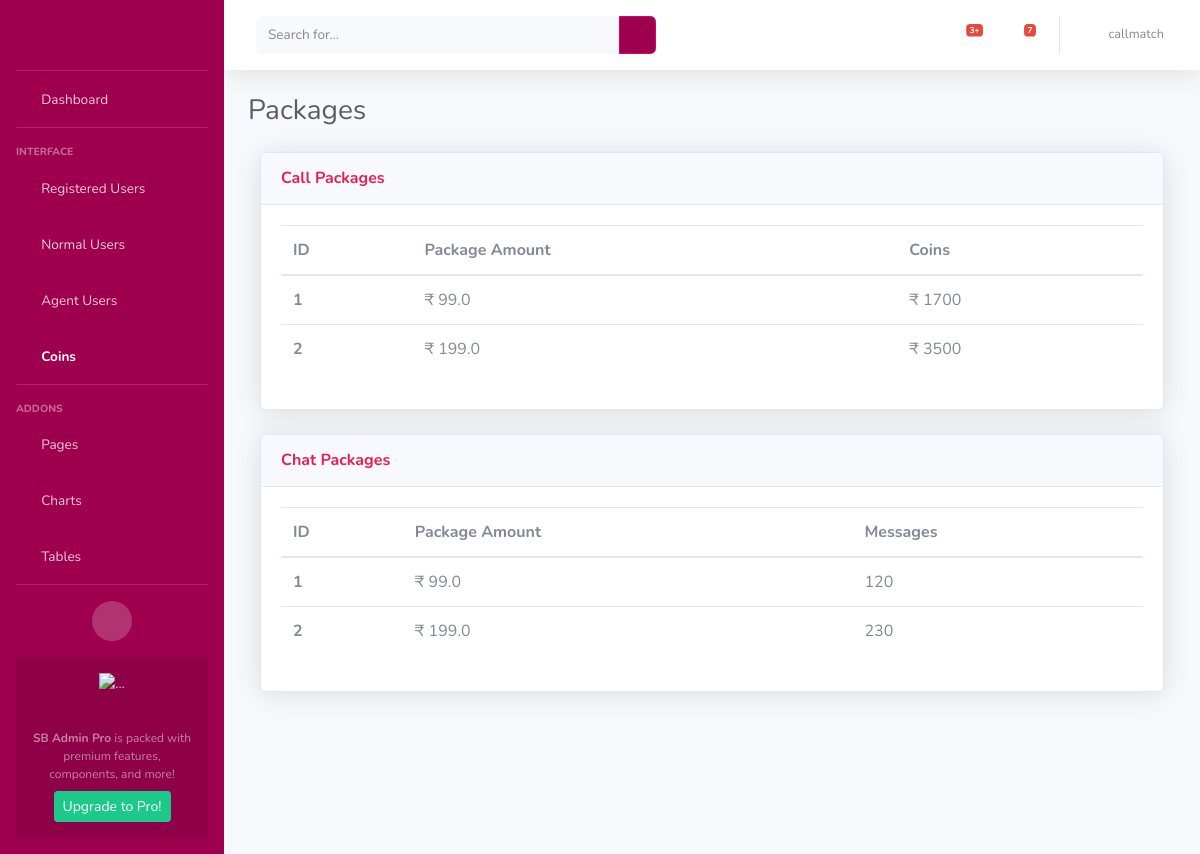
The app's page /coin_package (signed in) with its own data.
### AdminApp/models.py (models this page shows)
class CoinPackageModel(models.Model):
    coin_id = models.AutoField(primary_key = True)
    package_price = models.FloatField()
    total_coins = models.IntegerField()

class ChatPackageModel(models.Model):
    chat_id = models.AutoField(primary_key = True)
    package_price = models.FloatField()
    message_count = models.IntegerField()

### AdminApp/views.py (the view)
# urls.py: path('coin_package', views.coin_package, name='coin_package'),
def coin_package(request):
    username = request.session.get('user', None)
    if username is None:
        return redirect('/login')
    coins = CoinPackageModel.objects.all()
    chats = ChatPackageModel.objects.all()
    return render(request, 'coin_package.html', {'coins': coins,'chats': chats, 'username': username})

### templates/coin_package.html (shortened to what this page needs)
<!DOCTYPE html>
<html lang="en">
<head>
    {% load static %}
    <link href="{% static 'vendor/fontawesome-free/css/all.min.css' %}" rel="stylesheet" type="text/css">
    <link href="{% static 'css/sb-admin-2.min.css' %}" rel="stylesheet">
</head>
<body id="page-top">
    <div id="wrapper">
        <ul class="navbar-nav bg-gradient-primary sidebar sidebar-dark accordion" id="accordionSidebar">
            <a class="sidebar-brand d-flex align-items-center justify-content-center" href="{% url 'home' %}">
                <div class="logo" style="background-image: url({% static 'img/call-match.png' %});"></div>
            </a>
            <hr class="sidebar-divider my-0">
            <li class="nav-item ">
                <a class="nav-link" href="{% url 'home' %}">
                    <i class="fas fa-fw fa-tachometer-alt"></i>
                    <span>Dashboard</span></a>
            </li>
            <hr class="sidebar-divider">
            <div class="sidebar-heading">
                Interface
            </div>
            <li class="nav-item">
                <a class="nav-link" href="{% url 'users' %}">
                    <i class="fas fa-fw fa-table"></i>
                    <span>Registered Users</span></a>
            </li>
            <li class="nav-item">
                <a class="nav-link collapsed" href="#" data-toggle="collapse" data-target="#collapseUtilities"
                    aria-expanded="true" aria-controls="collapseUtilities">
                    <i class="fas fa-fw fa-users"></i>
                    <span>Normal Users</span>
                </a>
            </li>
            <li class="nav-item">
                <a class="nav-link collapsed" href="#" data-toggle="collapse" data-target="#collapseUtilities1"
                    aria-expanded="true" aria-controls="collapseUtilities1">
                    <i class="fas fa-fw fa-users"></i>
                    <span>Agent Users</span>
                </a>
            </li>
            <li class="nav-item active">
                <a class="nav-link collapsed" href="#" data-toggle="collapse" data-target="#collapseUtilities2"
                    aria-expanded="true" aria-controls="collapseUtilities1">
                    <i class="fas fa-fw fa-coins"></i>
                    <span>Coins</span>
                </a>
            </li>
            <hr class="sidebar-divider">
            <div class="sidebar-heading">
                Addons
            </div>
            <li class="nav-item">
                <a class="nav-link collapsed" href="#" data-toggle="collapse" data-target="#collapsePages"
                    aria-expanded="true" aria-controls="collapsePages">
                    <i class="fas fa-fw fa-folder"></i>
                    <span>Pages</span>
                </a>
            </li>
            <li class="nav-item">
                <a class="nav-link" href="charts.html">
                    <i class="fas fa-fw fa-chart-area"></i>
                    <span>Charts</span></a>
            </li>
            <li class="nav-item">
                <a class="nav-link" href="tables.html">
                    <i class="fas fa-fw fa-table"></i>
                    <span>Tables</span></a>
            </li>
            <hr class="sidebar-divider d-none d-md-block">
            <div class="text-center d-none d-md-inline">
                <button class="rounded-circle border-0" id="sidebarToggle"></button>
            </div>
            <div class="sidebar-card d-none d-lg-flex">
                <img class="sidebar-card-illustration mb-2" src="img/undraw_rocket.svg" alt="...">
                <p class="text-center mb-2"><strong>SB Admin Pro</strong> is packed with premium features, components, and more!</p>
                <a class="btn btn-success btn-sm" href="https://startbootstrap.com/theme/sb-admin-pro">Upgrade to Pro!</a>
            </div>
        </ul>
        <div id="content-wrapper" class="d-flex flex-column">
            <div id="content">
                <nav class="navbar navbar-expand navbar-light bg-white topbar mb-4 static-top shadow">
                    <form
                        class="d-none d-sm-inline-block form-inline mr-auto ml-md-3 my-2 my-md-0 mw-100 navbar-search">
                        <div class="input-group">
                            <input type="text" class="form-control bg-light border-0 small" placeholder="Search for..."
                                aria-label="Search" aria-describedby="basic-addon2">
                            <div class="input-group-append">
                                <button class="btn btn-primary" type="button">
                                    <i class="fas fa-search fa-sm"></i>
                                </button>
                            </div>
                        </div>
                    </form>
                    <ul class="navbar-nav ml-auto">
                        <li class="nav-item dropdown no-arrow mx-1">
                            <a class="nav-link dropdown-toggle" href="#" id="alertsDropdown" role="button"
                                data-toggle="dropdown" aria-haspopup="true" aria-expanded="false">
                                <i class="fas fa-bell fa-fw"></i>
                                <span class="badge badge-danger badge-counter">3+</span>
                            </a>
                        </li>
                        <li class="nav-item dropdown no-arrow mx-1">
                            <a class="nav-link dropdown-toggle" href="#" id="messagesDropdown" role="button"
                                data-toggle="dropdown" aria-haspopup="true" aria-expanded="false">
                                <i class="fas fa-envelope fa-fw"></i>
                                <span class="badge badge-danger badge-counter">7</span>
                            </a>
                        </li>
                        <li class="nav-item dropdown no-arrow">
                            <a class="nav-link dropdown-toggle" href="#" id="userDropdown" role="button"
                                data-toggle="dropdown" aria-haspopup="true" aria-expanded="false">
                                <i class="fas fa-fw fa-user"></i>
                                <span class="mr-2 d-none d-lg-inline text-gray-600 small">{{username}}</span>
                            </a>
                        </li>
                    </ul>
                </nav>
                <div class="container-fluid">
                    <div class="d-sm-flex align-items-center justify-content-between mb-4">
                        <h1 class="h3 mb-0 text-gray-800">Packages</h1>
                    </div>
                    <div>
                        <div class="col">
                            <div class="card shadow mb-4">
                                <div
                                    class="card-header py-3 d-flex flex-row align-items-center justify-content-between">
                                    <h6 class="m-0 font-weight-bold text-primary">Call Packages</h6>
                                    <div class="dropdown no-arrow">
                                        <a class="dropdown-toggle" href="#" role="button" id="dropdownMenuLink"
                                            data-toggle="dropdown" aria-haspopup="true" aria-expanded="false">
                                            <i class="fas fa-ellipsis-v fa-sm fa-fw text-gray-400"></i>
                                        </a>
                                    </div>
                                </div>
                                <div class="card-body">
                                    <div>
                                        <table class="table all-users">
                                          <thead>
                                            <tr>
                                              <th scope="col">ID</th>
                                              <th scope="col">Package Amount</th>
                                              <th scope="col">Coins</th>
                                            </tr>
                                          </thead>
                                          <tbody>
                                          {% for coin in coins %}
                                            <tr>
                                              <th scope="row">{{ forloop.counter }}</th>
                                              <td>₹ {{coin.package_price}}</td>
                                              <td>₹ {{coin.total_coins}}</td>
                                            </tr>
                                          {% endfor %}
                                          </tbody>
                                        </table>
                                    </div>
                                </div>
                            </div>
                        </div>
                        <div class="col">
                            <div class="card shadow mb-4">
                                <div
                                    class="card-header py-3 d-flex flex-row align-items-center justify-content-between">
                                    <h6 class="m-0 font-weight-bold text-primary">Chat Packages</h6>
                                    <div class="dropdown no-arrow">
                                        <a class="dropdown-toggle" href="#" role="button" id="dropdownMenuLink1"
                                            data-toggle="dropdown" aria-haspopup="true" aria-expanded="false">
                                            <i class="fas fa-ellipsis-v fa-sm fa-fw text-gray-400"></i>
                                        </a>
                                    </div>
                                </div>
                                <div class="card-body">
                                    <div>
                                        <table class="table all-users">
                                          <thead>
                                            <tr>
                                              <th scope="col">ID</th>
                                              <th scope="col">Package Amount</th>
                                              <th scope="col">Messages</th>
                                            </tr>
                                          </thead>
                                          <tbody>
                                          {% for chat in chats %}
                                            <tr>
                                              <th scope="row">{{ forloop.counter }}</th>
                                              <td>₹ {{chat.package_price}}</td>
                                              <td>{{chat.message_count}}</td>
                                            </tr>
                                          {% endfor %}
                                          </tbody>
                                        </table>
                                    </div>
                                </div>
                            </div>
                        </div>
                    </div>
                </div>
            </div>
        </div>
    </div>
</body>
</html>

### templates/coin_package.html (style rules this page uses)
.logo { height:2rem; width:8rem; background-position: center; background-size: cover; background-repeat: no-repeat; }

### records on screen
CoinPackageModel: package_price "99.0", total_coins "1700"
CoinPackageModel: package_price "199.0", total_coins "3500"
ChatPackageModel: package_price "99.0", message_count "120"
ChatPackageModel: package_price "199.0", message_count "230"

### other values on screen
{{ username }} "callmatch"
